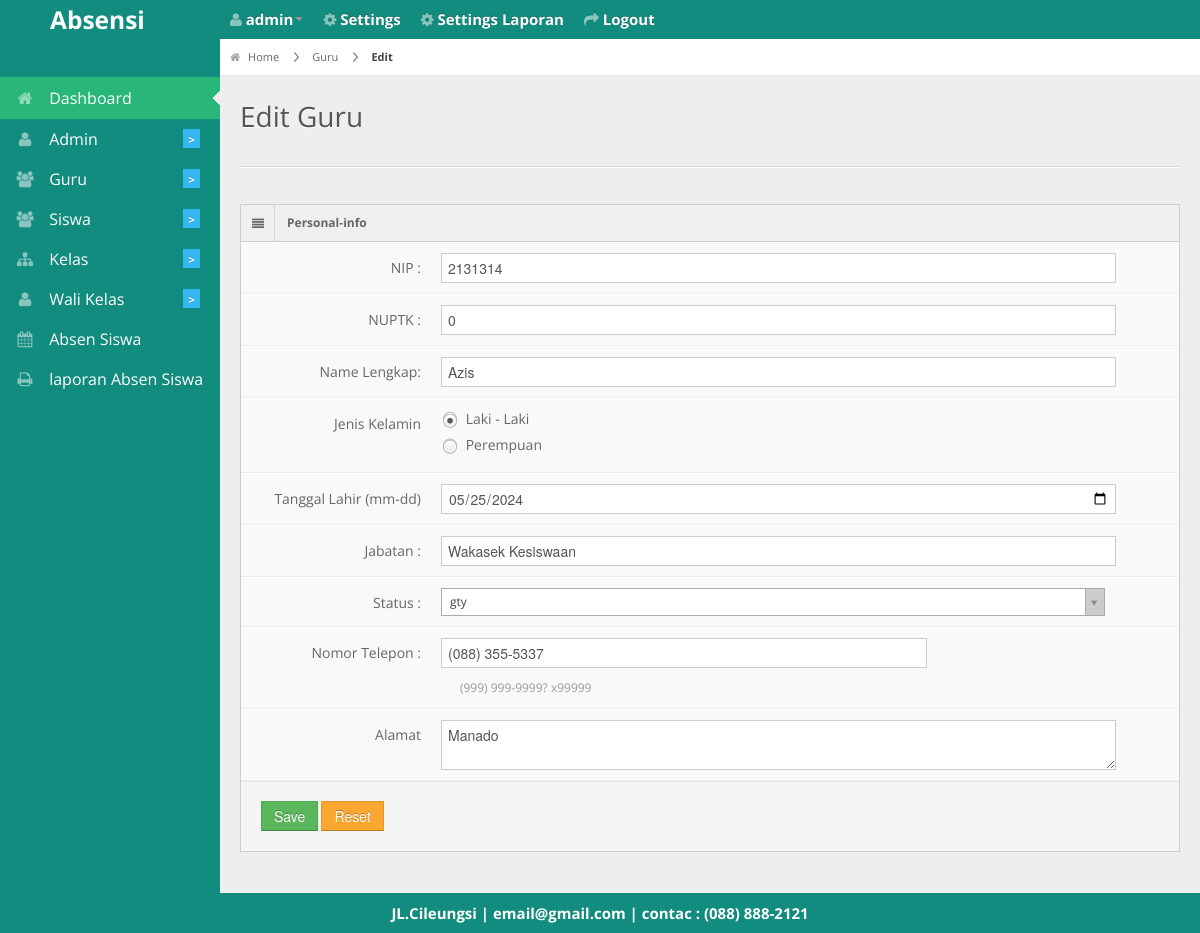
The page /admin/guru/edit/10 (signed in) on the database its author committed.
### tables this page shows
CREATE TABLE `guru` (
  `id_guru` int(11) NOT NULL,
  `nip` varchar(255) NOT NULL,
  `nuptk` varchar(255) NOT NULL,
  `nama` varchar(30) NOT NULL,
  `jenis_kelamin` varchar(1) NOT NULL,
  `status` varchar(20) NOT NULL,
  `alamat` varchar(50) NOT NULL,
  `jabatan` varchar(20) NOT NULL,
  `telepon` varchar(50) NOT NULL,
  `tgl_lahir` date NOT NULL
);

CREATE TABLE `biodata` (
  `id_biodata` int(11) NOT NULL,
  `nama_sekolah` varchar(255) NOT NULL,
  `alamat` varchar(255) NOT NULL,
  `photo` varchar(255) NOT NULL,
  `email` varchar(255) NOT NULL,
  `telepon` varchar(20) NOT NULL,
  `kota` varchar(50) NOT NULL
);

### admin/editguru.php (the view, shortened to what this page needs)
<?php
 include '../db/koneksi.php';
 include '../layout/header.php'; ?>
 <div id="content">
 <div id="content-header">
   <div id="breadcrumb"> <a href="http://localhost/Tugas_Absen_siswa/<?php echo $_SESSION['akses']; ?>/" title="Go to Home" class="tip-bottom"><i class="icon-home"></i> Home</a>
     <a href="http://localhost/Tugas_Absen_siswa/admin/guru" class="tip-bottom">Guru</a> <a href="#" class="current">Edit</a> </div>
   <h1>Edit Guru</h1>
 </div>
 <div class="container-fluid">
   <hr>
   <div class="row-fluid">
     <div class="span12">
       <div class="widget-box">
         <div class="widget-title"> <span class="icon"> <i class="icon-align-justify"></i> </span>
           <h5>Personal-info</h5>
         </div>
         <div class="widget-content nopadding">
           <?php
           $query_pilih_tampil=mysqli_query($konek,"select * from guru where id_guru=$_GET[edit]");
           while($data=mysqli_fetch_array($query_pilih_tampil)){
             ?>
           <form action="../../proses.php?edit_guru=<?php echo $_GET['edit']; ?>" method="post" class="form-horizontal">
             <div class="control-group">
               <label class="control-label">NIP :</label>
               <div class="controls">
                 <input type="number" class="span11" value="<?php echo $data['nip']; ?>" placeholder="NIP"name="nip" />
               </div>
             </div>
             <div class="control-group">
               <label class="control-label">NUPTK :</label>
               <div class="controls">
                 <input type="number" class="span11" placeholder="NUPTK"name="nuptk" value="<?php echo $data['nuptk']; ?>" />
               </div>
             </div>
             <div class="control-group">
               <label class="control-label">Name Lengkap:</label>
               <div class="controls">
                 <input type="text" class="span11" placeholder="Nama Lengkap"name="nama"
                 value="<?php echo $data['nama']; ?>" />
               </div>
             </div>
             <div class="control-group">
               <label class="control-label">Jenis Kelamin</label>
               <div class="controls">
                <label>
                  Laki - Laki</label>
                <label>
                  Perempuan</label>
              </div>
             </div>
             <div class="control-group">
              <label class="control-label">Tanggal Lahir (mm-dd)</label>
              <div class="controls">
                  <input type="date"name="tgl_lahir"class="span11"value="<?php echo $data['tgl_lahir']; ?>" >
              </div>
            </div>
             <div class="control-group">
               <label class="control-label">Jabatan :</label>
               <div class="controls">
                 <input type="text" class="span11"name="jabatan"value="<?php echo $data['jabatan']; ?>" placeholder="Jabatan" />
               </div>
             </div>
             <div class="control-group">
               <label class="control-label">Status :</label>
               <div class="controls">
               </div>
             </div>
             <div class="control-group">
              <label for="normal" class="control-label">Nomor Telepon :</label>
              <div class="controls">
                <input type="text" id="mask-phoneExt"name="telepon" value="<?php echo $data['telepon']; ?>"class="span8 mask text">
                <span class="help-block blue span8">(999) 999-9999? x99999</span> </div>
            </div>
             <div class="control-group">
               <label class="control-label">Alamat</label>
               <div class="controls">
                 <textarea class="span11" name="alamat"><?php echo $data['alamat']; ?></textarea>
               </div>
             </div>
             <div class="form-actions">
               <button type="submit" class="btn btn-success">Save</button>
                <button type="reset" class="btn btn-warning">Reset</button>
             </div>
           </form>
           <?php } ?>
         </div>
       </div>
     </div>
   </div>
 </div>
</div>
 <?php include '../layout/footer.php'; ?>

### layout/footer.php (shortened to what this page needs)
<div class="row-fluid">
  <div id="footer" class="span12"style="
    color: #fff;
    font-weight: bold;
    font-size: 15px;
">
     <?php echo "$header_photo[alamat] | $header_photo[email] | contac : $header_photo[telepon]"; ?> </div>
</div>
</body>
</html>

### css/matrix-style.css (style rules this page uses)
* { outline:none !important; -moz-outline: none !important; }
html, body { height:100% }
body { overflow-x: hidden; margin-top: -10px; font-family: 'Open Sans', sans-serif; font-size:12px; color:#666; }
a { color:#666; }
select, textarea, input[type="text"], input[type="password"], input[type="datetime"], input[type="datetime-local"], input[type="date"], input[type="month"], input[type="time"], input[type="week"], input[type="number"], input[type="email"], input[type="url"], input[type="search"], input[type="tel"], input[type="color"], .uneditable-input, .label, .dropdown-menu, .btn, .well, .progress, .table-bordered, .btn-group > .btn:first-child, .btn-group > .btn:last-child, .btn-group > .btn:last-child, .btn-group > .dropdown-toggle, .alert { border-radius:0px; }
.btn, textarea, input[type="text"], input[type="password"], input[type="datetime"], input[type="datetime-local"], input[type="date"], input[type="month"], input[type="time"], input[type="week"], input[type="number"], input[type="email"], input[type="url"], input[type="search"], input[type="tel"], input[type="color"], .uneditable-input { box-shadow:none; }
.progress, .progress-success .bar, .progress .bar-success, .progress-warning .bar, .progress .bar-warning, .progress-danger .bar, .progress .bar-danger, .progress-info .bar, .progress .bar-info, .btn, .btn-primary { background-image:none; }
.form-horizontal .form-actions { padding-left:20px; }
#footer { padding:10px; text-align:center; }
hr { border-top-color:#dadada; }
#content { background: none repeat scroll 0 0 #eeeeee; margin-left: 220px; margin-right: 0; padding-bottom: 25px; position: relative; min-height:100%; width: auto; }
#content-header { position: abslute; width: 100%; margin-top: -38px; z-index: 20; }
#content-header h1 { color: #555555; font-size: 28px; font-weight: normal; float: none; text-shadow: 0 1px 0 #ffffff; margin-left: 20px; position: relative; }
#content-header h1, #content-header .btn-group { margin-top: 20px; }
#breadcrumb { background-color: #fff; border-bottom: 1px solid #e3ebed; }
#breadcrumb a { padding: 8px 20px 8px 10px; display: inline-block; background-image: url('../img/breadcrumb.png'); background-position: center right; background-repeat: no-repeat; font-size: 11px; color: #666666; }
#breadcrumb a:last-child { background-image:none; }
#breadcrumb a.current { font-weight: bold; color: #444444; }
#breadcrumb a i { margin-right: 5px; opacity: .6; }
.stat-boxes .peity_bar_good, .stat-boxes .peity_line_good, { color: #459D1C; }
.widget-box { background: none repeat scroll 0 0 #F9F9F9; border-left: 1px solid #CDCDCD; border-top: 1px solid #CDCDCD; border-right: 1px solid #CDCDCD; clear: both; margin-top: 16px; margin-bottom: 16px; position: relative; }
.widget-title, .modal-header, .table th, div.dataTables_wrapper .ui-widget-header { background:#efefef; border-bottom: 1px solid #CDCDCD; height: 36px; }
.widget-title span.icon { padding: 9px 10px 7px 11px; float: left; border-right:1px solid #dadada; }
.widget-title h5 { color: #666; float: left; font-size: 12px; font-weight: bold; padding: 12px; line-height: 12px; margin: 0; }
.widget-content { padding:15px; border-bottom: 1px solid #cdcdcd; }
.nopadding { padding: 0 !important; }
form { margin-bottom: 0; }
.form-horizontal .control-group { border-top: 1px solid #ffffff; border-bottom: 1px solid #eeeeee; margin-bottom: 0; }
.form-horizontal .control-label { padding-top: 15px; width: 180px; }
.form-horizontal .controls { margin-left: 200px; padding: 10px 0; }
.form-horizontal .form-actions { margin-top: 0; margin-bottom: 0; }
.help-block, .help-inline { color: #999999; }

### css/matrix-media.css (style rules this page uses)
body { background: #128C7E; }

### rows shown on the page
guru: nip "2131314", nuptk "0", nama "Azis", telepon "(088) 355-5337", alamat "Manado"
biodata: alamat "JL.Cileungsi", email "email@gmail.com", telepon "(088) 888-2121"

### other values the page prints
$_SESSION['username'] "admin"
